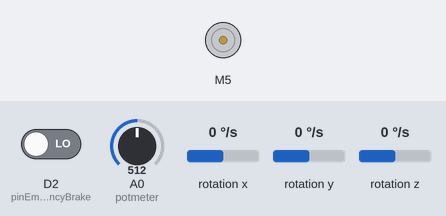
Recording of a sketch running on a simulated Arduino Nano 33 IoT. Shown: DC motor (green arrow = forward, orange = backward, longer = faster). Inputs (shaded band) come from the test bench; at power-on: rotation z 0 °/s, D2 (pinEmergencyBrake) LOW, A0 (potmeter) = 512, rotation x 0 °/s, rotation y 0 °/s. What the sketch prints to the serial monitor is not drawn.

Above: at 1.2 s.
1.3 s: rotation z set to 48 °/s
2.8 s: rotation z set to 54 °/s
At 2.89 s:
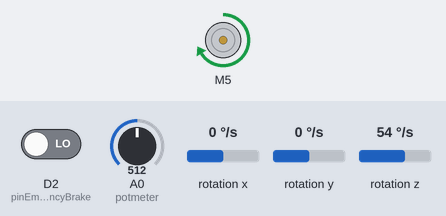
5.8 s: rotation z set to -192 °/s
At 5.96 s:
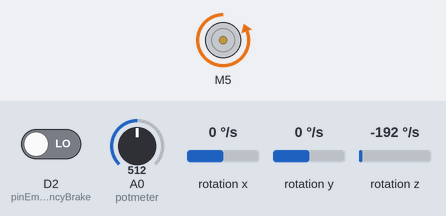
Timing chart, 0 to 8.8 s (numbered marks = the images above; inputs shaded):
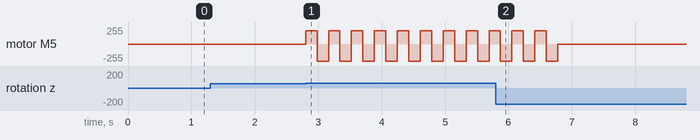

The sketch:

AutoMatischeLoopbeweging.ino
```cpp
/*  Project: Exoskeleton
    Projectgroup: MeH2.A1
*/
#include <Arduino_LSM6DS3.h>
#include "BTS7960.h" //https://github.com/luisllamasbinaburo/Arduino-BTS7960
#include <math.h>
using namespace std;

#define totaleTijd 2000

//Potmeter config
#define maxAngleReal 0        // the maximum angle of the knee in relation with the potmeter
#define minAngleReal 180      // the minimum angle of the knee in relation with the potmeter
#define maxAnglePotmeter 1023 // the maximum angle of the potmeter in relation with the knee
#define minAnglePotmeter 0    // the minimum angle of the potmeter in relation with the knee
#define potOffset 105         // the offset of the potmeter

#define maxPotAngle 62        // the maximum angle of the scaled potmeter
#define minPotAngle 0         // the minimum angle of the scaled potmeter
#define maxRealAngle 90       // the real maximum angle
#define minRealAngle 0        // the real minimum angle

//Walking angles
#define ANGLE1 20  // the angle of the knee at the first peak
#define ANGLE2 0   // the angle of the knee between the peaks
#define ANGLE3 58  // the angle of the knee at the second peak
#define ANGLE4 0   // the angle of the knee at the end

#define returnAngle 5
//Resetvalues
#define REMMARGE 5      //
#define FOUTMARGE 0    //
#define RESETTIME 32767 //
#define GYROSAMPLERATE 52 //
//Motorspeeds
#define SLOW_SPEED 100   // max 255
#define FAST_SPEED 200  // max 255
#define ULTRA_SPEED 255 // max 255

//pins
#define potmeter A0
const uint8_t R_EN = 7;           //
const uint8_t L_EN = 8;           //
const uint8_t L_PWM = 5;          //
const uint8_t R_PWM = 6;          //
const int pinEmergencyBrake = 2;  //
const int endSwitchUp = 3;        //
const int endSwitchDown = 4;      //

//Variables
BTS7960 motorController(L_EN, R_EN, L_PWM, R_PWM);
int potAngleNonScale;
int potAngle;
int counter = 0;
int angleZ = 0;
float x, y, z;
int anglePos = 0;
int angleNeg = 0;
int movement;
enum movementDirection {up = 1, down = -1, still = 0};
int lastAngle;
int walkingAnglePosition;

void emergency() {                          // If the emergency brake is pushed
  motorController.Stop();
  motorController.Disable();
  Serial.println("Emergency brake!");
  while (digitalRead(pinEmergencyBrake)) {
    delay(100);
  };
}

void setup() {
  Serial.begin(9600);
  IMU.begin();
  motorController.Enable();
  pinMode(pinEmergencyBrake, INPUT);
  attachInterrupt(digitalPinToInterrupt(pinEmergencyBrake), emergency, CHANGE);
  Serial.println("Initialisation done");
  walkingAnglePosition = 1;
}

void loop() {
  //potmeter
  potAngleNonScale = map(analogRead(potmeter), minAnglePotmeter, maxAnglePotmeter, minAngleReal, maxAngleReal) - potOffset;
  potAngle = map(potAngleNonScale, minPotAngle, maxPotAngle, minRealAngle, maxRealAngle);
  counter += 1;
  if (counter == RESETTIME) {
    lastAngle = potAngle ;
    counter = 0;
  }
  //Gyroscope
  if (IMU.gyroscopeAvailable()) {
    IMU.readGyroscope(x, y, z);
    angleZ += z / GYROSAMPLERATE;
    anglePos = angleZ - FOUTMARGE;
    angleNeg = angleZ + FOUTMARGE;

    if (angleNeg < 0) {
      movement = down;
      Serial.println("beweging: -1");
    }
    else if (anglePos > 0) {
      movement = up;
      Serial.println("beweging: 1");
    }
    else {
      movement = still;
      Serial.println("beweging: 0");
    }
  }
  if (movement == up) {
    motorController.TurnRight(200);
    delay(180);
    motorController.TurnLeft(255);
    delay(180);
    motorController.Stop();
  }
}
```

Measured:
- the behaviour switches between 51 and 52 °/s on rotation z (found by bisection; images 0 and 1)
- after the input at 2.8 s, motor M5: alternates backward 255/255 for 0.18 s and forward 200/255 for 0.18 s, starting at once
